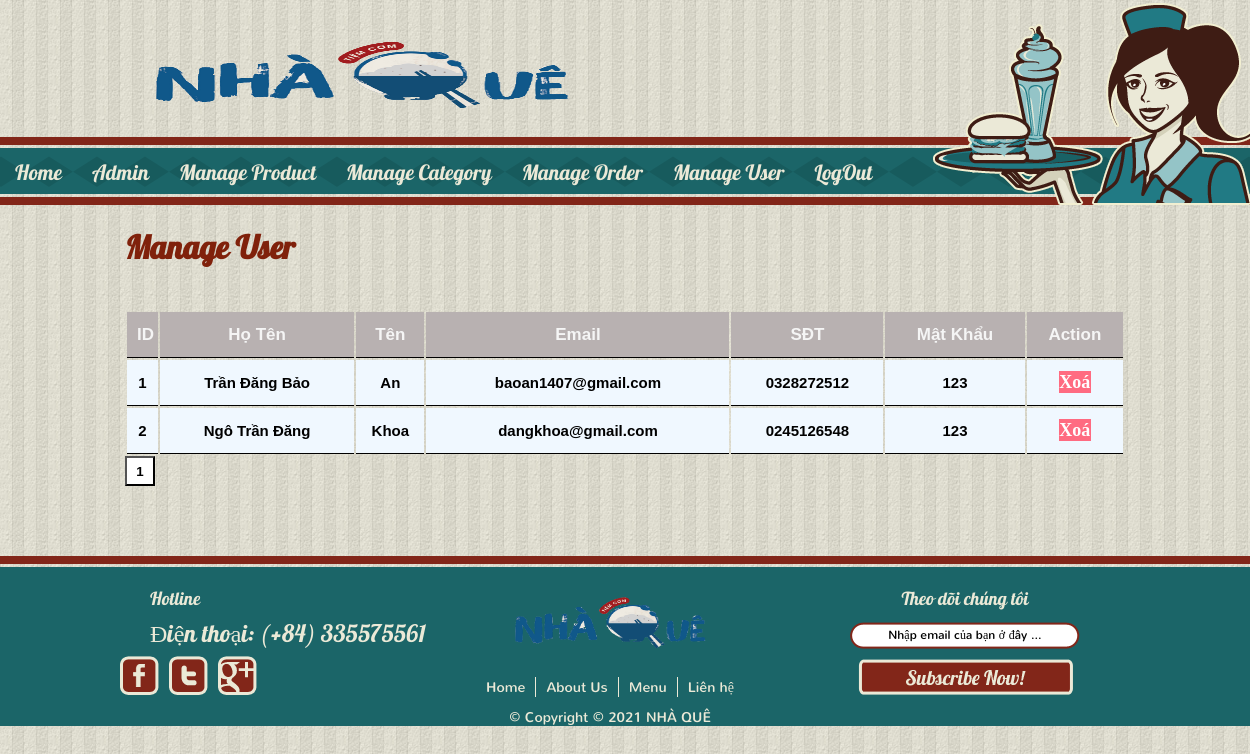
Screenshot of /admin/manage_user.php (signed in) with the database file from the repository.
### tables this page shows
CREATE TABLE `user` (
  `id_user` int(11) NOT NULL,
  `Email` varchar(255) NOT NULL,
  `phone` varchar(255) NOT NULL,
  `fname` varchar(255) NOT NULL,
  `lname` varchar(255) NOT NULL,
  `password` varchar(255) NOT NULL
);

### admin/manage_user.php (the view, shortened to what this page needs)
<?php include('partials/menu.php');?>
<div class="main-content">
    <div class="wrapper">
        <h1>Manage User</h1>
        <br><br>
            <table class="tbl-full">
                <tr>
                    <th>ID</th>
                    <th>Họ Tên</th>
                    <th>Tên</th>
                    <th>Email</th>
                    <th>SĐT</th>
                    <th>Mật Khẩu</th>
                    <th>Action</th>
                </tr>
                <?php
                $username = "root";
                $password = "";
                $server = "localhost";
                $dbname = "user";
                $conn = mysqli_connect($server, $username, $password, $dbname);
                $result=mysqli_query($conn, 'SELECT COUNT(id_user) as total FROM user');
                $row = mysqli_fetch_assoc($result);
                $total_records = $row['total'];
                $current_page = isset($_GET['page']) ? $_GET['page'] : 1;
                $limit = 5;
                $total_page = ceil($total_records / $limit);
                $start = ($current_page - 1) * $limit;
                $result = mysqli_query($conn, "SELECT * FROM user LIMIT $start, $limit");
                $i=0;
                while ($row = mysqli_fetch_assoc($result)){
                                $i++;
                                ?>
  		        <tr>
                <td style="text-align: center;"><?php echo $i ?></td>
                <td style="text-align: center;"><?php echo $row['fname'] ?></td>
                <td style="text-align: center;"><?php echo $row['lname'] ?></td>
                <td style="text-align: center;"><?php echo $row['Email'] ?></td>
                <td style="text-align: center;"><?php echo $row['phone'] ?></td>
                <td style="text-align: center;"><?php echo $row['password'] ?></td>
                  <td  style="text-align: center;">
                    <a href="../admin/delete_user.php?id_user=<?php echo $row['id_user']?>" class="btn-danger">Xoá</a>
                </td>
                </tr>
  		<?php }
        ?>
            </table>
            <?php
                for ($i = 1; $i <= $total_page; $i++){
                    if ($i == $current_page){
                        echo '<button style = "height:30px;width:30px; background-color:white; color:black;font-weight: bolder;"><span>'.$i.'</span></button>';
                    }
                    else{
                        echo '<button style = "height:30px;width:30px; background-color:white; color:black;font-weight: bolder;"><a href="manage_user.php?page='.$i.'" style = "font-size:20px; color:black;text-decoration: none;" >'.$i.'</a> </button> ';
                    }
                }
                ?>
</div>
            </div>
<?php include('partials/footer.php')?>

### css/admin.css (style rules this page uses)
* { margin:0; padding: 0; font-family: Arial, Helvetica, sans-serif; }
.main-content { background :url("../images/bg-body.jpg"); }
.wrapper { padding:1%; width: 80%; margin: 0 auto; }
.wrapper h1 { font-family: 'Lobster1.4Regular'; color:#80210b; margin-top: -20px; }
.tbl-full { width:100%; }
.tbl-full tr th { color: whitesmoke; font-size: 17px; font-weight: bolder; background-color: rgb(184, 177, 177); text-align: center; border-bottom: 1px solid black; }
.tbl-full tr td { text-align: left; color: black; font-size: 15px; font-weight: bolder; background-color: aliceblue; border-bottom: 1px solid black; }
.btn-danger { background-color: #ff6b81; padding: 1%; color: white; text-decoration: none; font-size: 18px; font-weight: bolder; font-family: Georgia, 'Times New Roman', Times, serif; }
table tr { border-bottom: 1px solid black; padding: 1%; text-align: center; }
table.tbl-full tr th { border-bottom: 1px solid black; padding: 1%; text-align: center; }
table tr td { padding: 1%; border-bottom: 1px solid black; }
.main-content { background-color: #f1f2f6; padding: 3% 0; }

### css/style.css (style rules this page uses)
body { margin :0; padding :0; background :url("../images/bg-body.jpg"); line-height :25px; }
a { outline :0; }

### rows the page displays
user: fname "Trần Đăng Bảo", lname "An", Email "baoan1407@gmail.com", phone "0328272512", password "123"
user: fname "Ngô Trần Đăng", lname "Khoa", Email "dangkhoa@gmail.com", phone "0245126548", password "123"
